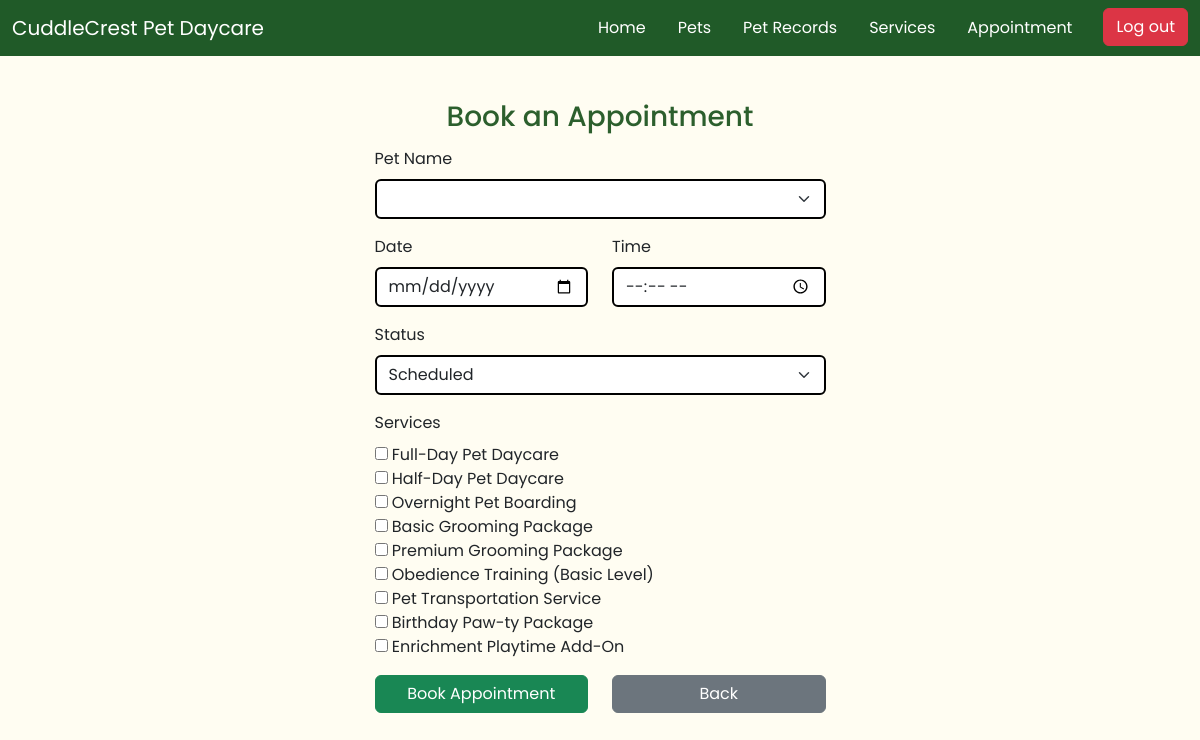
Screenshot of /appointments/create/ (signed in) with the database file from the repository.
### app/models.py (models this page shows, shortened)
class Services(models.Model):
    service_name = models.CharField(max_length=100)
    service_description = models.TextField()
    price = models.DecimalField(max_digits=10, decimal_places=2)
    def __str__(self):
        return self.service_name

### app/views.py (the view, shortened to what this page needs)
# urls.py: path('appointments/create/', AppointmentCreateView.as_view(), name='appointment_create'),
class AppointmentCreateView(LoginRequiredMixin, CreateView):
    model = Appointment
    form_class = AppointmentForm
    template_name = 'appointments/appointment_create.html'
    success_url = reverse_lazy('appointment_list')
    def get_context_data(self, **kwargs):
        context = super().get_context_data(**kwargs)
        context['pets'] = PetProfile.objects.filter(owner=self.request.user)
        context['services'] = Services.objects.all()
        return context

### app/forms.py
class AppointmentForm(forms.ModelForm):
    services = forms.ModelMultipleChoiceField(
        queryset=Services.objects.all(),
        widget=forms.CheckboxSelectMultiple,
        required=True
    )
    class Meta:
        model = Appointment
        fields = ['pet', 'date', 'time', 'status', 'services']
        widgets = {
            'date': forms.DateInput(attrs={'type': 'date'}),
            'time': forms.TimeInput(attrs={'type': 'time'}),
        }

### app/templates/appointments/appointment_create.html (shortened to what this page needs)
{% extends 'app/base.html' %}
{% load static %}
{% block content %}
<div class="container-fluid" id="page-container-headers">
    <div class="container">
        <h3 id="title-header">Book an Appointment</h2>
        <form id="create-edit-form" method="post">
            <div class="mb-3">
                <label for="appointment-pet" class="form-label">Pet Name</label>
                <select id="appointment-pet" name="pet" class="form-select" required>
                </select>
            </div>
            <div class="row mb-3">
                <div class="col">
                    <label for="appointment-date" class="form-label">Date</label>
                    <input type="date" id="appointment-date" name="date" class="form-control" required>
                </div>
                <div class="col">
                    <label for="appointment-time" class="form-label">Time</label>
                    <input type="time" id="appointment-time" name="time" class="form-control" required>
                </div>
            </div>
            {% if request.user.is_staff %}
                <div class="mb-3">
                    <label for="appointment-status" class="form-label">Status</label>
                    <select id="appointment-status" name="status" class="form-select" required>
                        <option value="Scheduled">Scheduled</option>
                    </select>
                </div>
            {% else %}
                <input type="hidden" name="status" value="Scheduled">
            {% endif %}
            <div class="mb-3">
                <label for="appointment-services" class="form-label">Services</label> <br>
                {% for service in form.services %}
                    <label>
                        {{ service.tag }} {{ service.choice_label }}
                    </label><br>
                {% endfor %}
            </div>
            <div class="row">
                <div class="col">
                    <button type="submit" class="btn btn-success" id="action-button">Book Appointment</button>
                </div>
                <div class="col">
                    <a href="{% url 'appointment_list' %}" class="btn btn-secondary" id="back-button">Back</a>
                </div>
            </div>
        </form>
    </div>
</div>
{% endblock content %}

### static/css/base.css (style rules this page uses)
* { font-family: "Poppins", serif !important; }
body { background-color: #FFFDF2; }
#page-container-headers .container { width: 475px !important; margin-top: 35px; }
.mb-3 input, .mb-3 select, #activities, #notes, #service_description { border: 2px solid black !important; }
#title-header { color: #2C5F2D; text-align: center; padding-bottom: 5px; }
#action-button, #back-button { width: 100% !important; }
#create-edit-form input, select { border: 2px solid black !important; }

### rows the page displays
Services: choice_label "Full-Day Pet Daycare"
Services: choice_label "Half-Day Pet Daycare"
Services: choice_label "Overnight Pet Boarding"
Services: choice_label "Basic Grooming Package"
Services: choice_label "Premium Grooming Package"
Services: choice_label "Obedience Training (Basic Level)"
Services: choice_label "Pet Transportation Service"
Services: choice_label "Birthday Paw-ty Package"
Services: choice_label "Enrichment Playtime Add-On"
